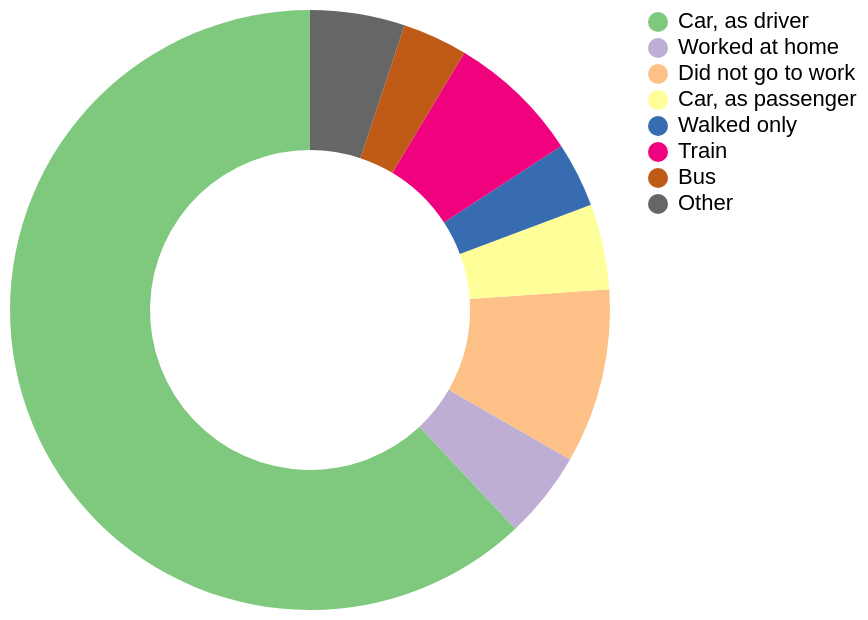

This figure's Vega-Lite source:
### Vega-Lite specification from a JSON file in a GitHub repository (floating-point values rounded to 4 significant figures)
{"$schema": "https://vega.github.io/schema/vega-lite/v5.json", "width": 300, "height": 300, "data": {"values": [{"way": "Car, as driver", "2021": 53.1, "2016": 62}, {"way": "Worked at home", "2021": 21, "2016": 4.7}, {"way": "Did not go to work", "2021": 11.8, "2016": 9.4}, {"way": "Car, as passenger", "2021": 3.9, "2016": 4.6}, {"way": "Walked only", "2021": 2.5, "2016": 3.5}, {"way": "Train", "2021": 2.5, "2016": 7.2}, {"way": "Bus", "2021": 1.8, "2016": 3.5}, {"way": "Other", "2021": 3.5, "2016": 5.1}]}, "mark": {"type": "arc", "innerRadius": 80}, "encoding": {"theta": {"field": "2016", "type": "quantitative"}, "color": {"field": "way", "type": "nominal", "scale": {"domain": ["Car, as driver", "Worked at home", "Did not go to work", "Car, as passenger", "Walked only", "Train", "Bus", "Other"], "scheme": "accent"}, "legend": {"title": null, "orient": "right", "labelFontSize": 11}}, "tooltip": [{"field": "way", "title": "Way"}, {"field": "2016", "title": "2016 (%)", "format": ".1f"}]}, "config": {"view": {"stroke": null}}}
